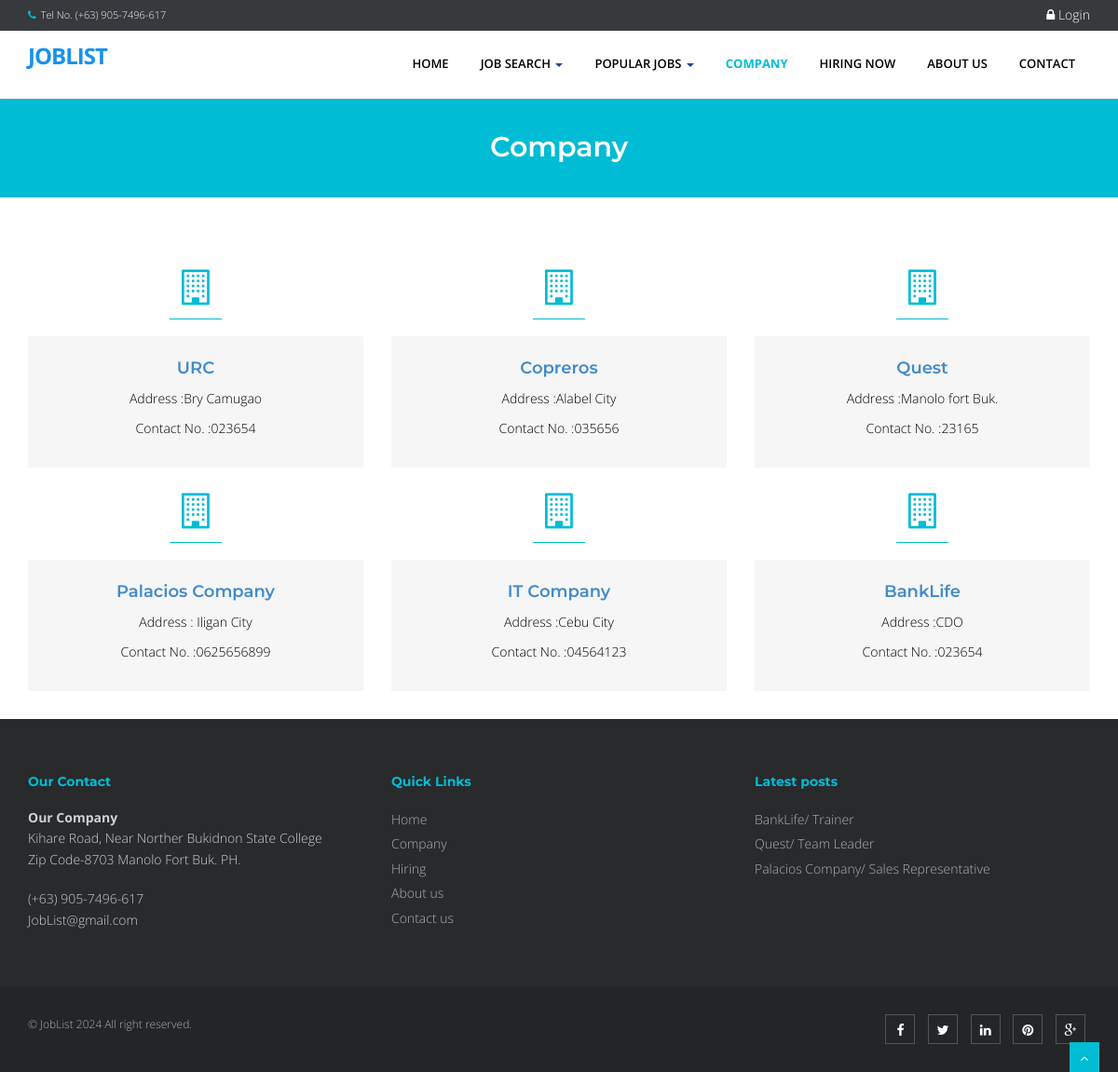
Page /index.php?q=company on the committed database.
### tables this page shows
CREATE TABLE `tblcompany` (
  `COMPANYID` int(11) NOT NULL,
  `COMPANYNAME` varchar(90) NOT NULL,
  `COMPANYADDRESS` varchar(90) NOT NULL,
  `COMPANYCONTACTNO` varchar(30) NOT NULL,
  `COMPANYSTATUS` varchar(90) NOT NULL,
  `COMPANYMISSION` text NOT NULL
);

CREATE TABLE `tbljob` (
  `JOBID` int(11) NOT NULL,
  `COMPANYID` int(11) NOT NULL,
  `CATEGORY` varchar(250) NOT NULL,
  `OCCUPATIONTITLE` varchar(90) NOT NULL,
  `REQ_NO_EMPLOYEES` int(11) NOT NULL,
  `SALARIES` double NOT NULL,
  `DURATION_EMPLOYEMENT` varchar(90) NOT NULL,
  `QUALIFICATION_WORKEXPERIENCE` text NOT NULL,
  `JOBDESCRIPTION` text NOT NULL,
  `PREFEREDSEX` varchar(30) NOT NULL,
  `SECTOR_VACANCY` text NOT NULL,
  `JOBSTATUS` varchar(90) NOT NULL,
  `DATEPOSTED` datetime NOT NULL
);

### index.php (called while the page is built, shortened)
<?php
require_once("include/initialize.php");
$view = (isset($_GET['q']) && $_GET['q'] != '') ? $_GET['q'] : '';
switch ($view) {
	case 'company' :
        $title="Company";
		break;
}
require_once("theme/templates.php");
?>

### include/database.php (called while the page is built, shortened)
<?php
class Database {
	var $sql_string = '';
	private $conn;
	public function open_connection() {
		$this->conn = mysqli_connect(server,user,pass);
		if(!$this->conn){
			echo "Problem in database connection! Contact administrator!";
			exit();
		}else{
			$db_select = mysqli_select_db($this->conn,database_name);
		}
	}
	function setQuery($sql='') {
		$this->sql_string=$sql;
	}
	function executeQuery() {
		$result = mysqli_query($this->conn,$this->sql_string);
		return $result;
	}
	private function confirm_query($result) {
		return $result;
	}
	function loadResultList( $key='' ) {
		$cur = $this->executeQuery();
		$array = array();
		while ($row = mysqli_fetch_object($cur)) {
			if ($key) {
				$array[$row->$key] = $row;
			} else {
				$array[] = $row;
			}
		}
		return $array;
	}
}
$mydb = new Database();
?>

### company.php (the view)
<section id="content">
    <div class="container content">
    <div class="row">
        <?php
              $sql = "SELECT * FROM `tblcompany`";
              $mydb->setQuery($sql);
              $comp = $mydb->loadResultList();
              foreach ($comp as $company ) {
        ?>
                <div class="col-sm-4 info-blocks">
                    <i class="icon-info-blocks fa fa-building-o"></i>
                    <div class="info-blocks-in">
                        <h3><?php echo '<a href="'.web_root.'index.php?q=hiring&search='.$company->COMPANYNAME.'">'.$company->COMPANYNAME.'</a>';?></h3>
                        <p>Address :<?php echo $company->COMPANYADDRESS;?></p>
                        <p>Contact No. :<?php echo $company->COMPANYCONTACTNO;?></p>
                    </div>
                </div>
        <?php } ?>
     </div>
    </div>
</section>

### theme/templates.php (shortened to what this page needs)
 <!DOCTYPE html>
<html lang="en">
<head>
<link href="<?php echo web_root; ?>plugins/home-plugins/css/bootstrap.min.css" rel="stylesheet" />
<link href="<?php echo web_root; ?>plugins/home-plugins/css/fancybox/jquery.fancybox.css" rel="stylesheet">
<link href="<?php echo web_root; ?>plugins/home-plugins/css/flexslider.css" rel="stylesheet" />
<link href="<?php echo web_root; ?>plugins/home-plugins/css/style.css" rel="stylesheet" />
<link rel="stylesheet" href="<?php echo web_root;?>plugins/font-awesome/css/font-awesome.min.css">
<link rel="stylesheet" href="<?php echo web_root;?>plugins/dataTables/jquery.dataTables.min.css">
<link rel="stylesheet" href="<?php echo web_root;?>plugins/dataTables/jquery.dataTables_themeroller.css">
<link href="<?php echo web_root; ?>plugins/datepicker/bootstrap-datetimepicker.min.css" rel="stylesheet" media="screen">
<link href="<?php echo web_root; ?>plugins/datepicker/datepicker3.css" rel="stylesheet" media="screen">
</head>
<body>
<div id="wrapper" class="home-page">
  <header>
        <div class="topbar navbar-fixed-top">
          <div class="container">
            <div class="row">
              <div class="col-md-12">
                <p class="pull-left hidden-xs"><i class="fa fa-phone"></i>Tel No. (+63) 905-7496-617</p>
                <?php if (isset($_SESSION['APPLICANTID'])) {
                    $sql = "SELECT count(*) as 'COUNTNOTIF' FROM `tbljob` ORDER BY `DATEPOSTED` DESC";
                    $mydb->setQuery($sql);
                    $showNotif = $mydb->loadSingleResult();
                    $notif =isset($showNotif->COUNTNOTIF) ? $showNotif->COUNTNOTIF : 0;
                    $applicant = new Applicants();
                    $appl  = $applicant->single_applicant($_SESSION['APPLICANTID']);
                    $sql ="SELECT count(*) as 'COUNT' FROM `tbljobregistration` WHERE `PENDINGAPPLICATION`=0 AND `HVIEW`=0 AND `APPLICANTID`='{$appl->APPLICANTID}'";
                    $mydb->setQuery($sql);
                    $showMsg = $mydb->loadSingleResult();
                    $msg =isset($showMsg->COUNT) ? $showMsg->COUNT : 0;
                    echo ' <p class="pull-right login"><a title="View Notification(s)" href="'.web_root.'applicant/index.php?view=notification"> <i class="fa fa-bell-o"></i> <span class="label label-success">'.$notif.'</span></a> | <a title="View Message(s)" href="'.web_root.'applicant/index.php?view=message"> <i class="fa fa-envelope-o"></i> <span class="label label-success">'.$msg.'</span></a> | <a title="View Profile" href="'.web_root.'applicant/"> <i class="fa fa-user"></i> Howdy, '. $appl->FNAME. ' '.$appl->LNAME .' </a> | <a href="'.web_root.'logout.php">  <i class="fa fa-sign-out"> </i>Logout</a> </p>';
                    }else{ ?>
                      <p   class="pull-right login"><a data-target="#myModal" data-toggle="modal" href=""> <i class="fa fa-lock"></i> Login </a></p>
                <?php } ?>
              </div>
            </div>
          </div>
        </div>
        <div style="min-height: 30px;"></div>
        <div class="navbar navbar-default navbar-static-top" >
            <div class="container">
                <div class="navbar-header">
                    <a class="navbar-brand" href="<?php echo web_root; ?>index.php">JobList</a>
                </div>
                <div class="navbar-collapse collapse ">
                    <ul class="nav navbar-nav">
                        <li class="<?php echo !isset($_GET['q'])? 'active' :''?>"><a href="<?php echo web_root; ?>index.php">Home</a></li>
                        <li class="dropdown">
                          <a href="#" data-toggle="dropdown" class="dropdown-toggle">Job Search <b class="caret"></b></a>
                       </li>
                      <li class="dropdown <?php  if(isset($_GET['q'])) { if($_GET['q']=='category'){ echo 'active'; }else{ echo ''; }}  ?>">
                          <a href="#" data-toggle="dropdown" class="dropdown-toggle">Popular Jobs <b class="caret"></b></a>
                            <?php
                            $sql = "SELECT * FROM `tblcategory` LIMIT 10";
                            $mydb->setQuery($sql);
                            ?>
                       </li>
                        <li class="<?php  if(isset($_GET['q'])) { if($_GET['q']=='company'){ echo 'active'; }else{ echo ''; }}  ?>"><a href="<?php echo web_root; ?>index.php?q=company">Company</a></li>
                        <li class="<?php  if(isset($_GET['q'])) { if($_GET['q']=='hiring'){ echo 'active'; }else{ echo ''; }} ?>"><a href="<?php echo web_root; ?>index.php?q=hiring">Hiring Now</a></li>
                        <li class="<?php  if(isset($_GET['q'])) { if($_GET['q']=='About'){ echo 'active'; }else{ echo ''; }}  ?>"><a href="<?php echo web_root; ?>index.php?q=About">About Us</a></li>
                        <li class="<?php  if(isset($_GET['q'])) { if($_GET['q']=='Contact'){ echo 'active'; }else{ echo ''; }}  ?>"><a href="<?php echo web_root; ?>index.php?q=Contact">Contact</a></li>
                    </ul>
                </div>
            </div>
        </div>
  </header>
      <?php
      if (isset($_GET['q'])) {
        echo '<section id="inner-headline">
            <div class="container">
                <div class="row">
                    <div class="col-lg-12">
                        <h2 class="pageTitle">'.$title.'</h2>
                    </div>
                </div>
            </div>
            </section>';
      }
       require_once $content;
        ?>
  <footer>
  <div class="container">
    <div class="row">
      <div class="col-md-4 col-sm-4">
        <div class="widget">
          <h5 class="widgetheading">Our Contact</h5>
          <address>
          <strong>Our Company</strong><br>
          Kihare Road, Near Norther Bukidnon State College<br>
           Zip Code-8703 Manolo Fort Buk. PH.</address>
          <p>
            <i class="icon-phone"></i> (+63) 905-7496-617 <br>
            <i class="icon-envelope-alt"></i> JobList@gmail.com
          </p>
        </div>
      </div>
      <div class="col-md-4 col-sm-4">
        <div class="widget">
          <h5 class="widgetheading">Quick Links</h5>
          <ul class="link-list">
            <li><a href="<?php echo web_root; ?>index.php">Home</a></li>
            <li><a href="<?php echo web_root; ?>index.php?q=company">Company</a></li>
            <li><a href="<?php echo web_root; ?>index.php?q=hiring">Hiring</a></li>
            <li><a href="<?php echo web_root; ?>index.php?q=About">About us</a></li>
            <li><a href="<?php echo web_root; ?>index.php?q=Contact">Contact us</a></li>
          </ul>
        </div>
      </div>
      <div class="col-md-4 col-sm-4">
        <div class="widget">
          <h5 class="widgetheading">Latest posts</h5>
          <ul class="link-list">
            <?php
                  $sql = "SELECT * FROM `tblcompany` c,`tbljob` j WHERE c.`COMPANYID`=j.`COMPANYID`   ORDER BY DATEPOSTED DESC LIMIT 3" ;
                  $mydb->setQuery($sql);
                  $cur = $mydb->loadResultList();
                  foreach ($cur as $result) {
                    echo ' <li><a href="'.web_root.'index.php?q=viewjob&search='.$result->JOBID.'">'.$result->COMPANYNAME . '/ '. $result->OCCUPATIONTITLE .'</a></li>';
                  }
              ?>
          </ul>
        </div>
      </div>
    </div>
  </div>
  <div id="sub-footer">
    <div class="container">
      <div class="row">
        <div class="col-lg-6">
          <div class="copyright">
            <p>
              <span>&copy; JobList 2024 All right reserved.
            </p>
          </div>
        </div>
        <div class="col-lg-6">
          <ul class="social-network">
            <li><a href="#" data-placement="top" title="Facebook"><i class="fa fa-facebook"></i></a></li>
            <li><a href="#" data-placement="top" title="Twitter"><i class="fa fa-twitter"></i></a></li>
            <li><a href="#" data-placement="top" title="Linkedin"><i class="fa fa-linkedin"></i></a></li>
            <li><a href="#" data-placement="top" title="Pinterest"><i class="fa fa-pinterest"></i></a></li>
            <li><a href="#" data-placement="top" title="Google plus"><i class="fa fa-google-plus"></i></a></li>
          </ul>
        </div>
      </div>
    </div>
  </div>
  </footer>
</div>
<a href="#" class="scrollup"><i class="fa fa-angle-up active"></i></a>
</body>
</html>

### theme/templates.php (style rules this page uses)
#content { min-height: 400px; color: #000; }
.login a { font-size: 14px; color: #fff; padding:0px; }

### rows in the picture
tblcompany: COMPANYNAME "URC", COMPANYADDRESS "Bry Camugao", COMPANYCONTACTNO "023654"
tblcompany: COMPANYNAME "Copreros", COMPANYADDRESS "Alabel City", COMPANYCONTACTNO "035656"
tblcompany: COMPANYNAME "Quest", COMPANYADDRESS "Manolo fort Buk.", COMPANYCONTACTNO "23165"
tblcompany: COMPANYNAME "Palacios Company", COMPANYADDRESS "Iligan City", COMPANYCONTACTNO "0625656899"
tblcompany: COMPANYNAME "IT Company", COMPANYADDRESS "Cebu City", COMPANYCONTACTNO "04564123"
tblcompany: COMPANYNAME "BankLife", COMPANYADDRESS "CDO", COMPANYCONTACTNO "023654"
tbljob: COMPANYID.COMPANYNAME "BankLife", OCCUPATIONTITLE "Trainer"
tbljob: COMPANYID.COMPANYNAME "Quest", OCCUPATIONTITLE "Team Leader"
tbljob: COMPANYID.COMPANYNAME "Palacios Company", OCCUPATIONTITLE "Sales Representative"

### other values in the picture
$title "Company"
